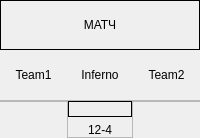
         <widget class="QWidget" name="page_match">
          <layout class="QVBoxLayout" name="verticalLayout_13">
           <property name="spacing">
            <number>0</number>
           </property>
           <property name="leftMargin">
            <number>0</number>
           </property>
           <property name="topMargin">
            <number>0</number>
           </property>
           <property name="rightMargin">
            <number>0</number>
           </property>
           <property name="bottomMargin">
            <number>0</number>
           </property>
           <item>
            <widget class="QFrame" name="frame_5">
             <property name="minimumSize">
              <size>
               <width>0</width>
               <height>50</height>
              </size>
             </property>
             <property name="maximumSize">
              <size>
               <width>16777215</width>
               <height>50</height>
              </size>
             </property>
             <property name="frameShape">
              <enum>QFrame::Box</enum>
             </property>
             <property name="frameShadow">
              <enum>QFrame::Plain</enum>
             </property>
             <layout class="QGridLayout" name="gridLayout_11">
              <property name="leftMargin">
               <number>0</number>
              </property>
              <property name="topMargin">
               <number>0</number>
              </property>
              <property name="rightMargin">
               <number>0</number>
              </property>
              <property name="bottomMargin">
               <number>0</number>
              </property>
              <property name="spacing">
               <number>0</number>
              </property>
              <item row="0" column="0">
               <widget class="QLabel" name="label_match_name">
                <property name="text">
                 <string>МАТЧ</string>
                </property>
                <property name="alignment">
                 <set>Qt::AlignCenter</set>
                </property>
               </widget>
              </item>
             </layout>
            </widget>
           </item>
           <item>
            <widget class="QFrame" name="frame_6">
             <property name="frameShape">
              <enum>QFrame::NoFrame</enum>
             </property>
             <property name="frameShadow">
              <enum>QFrame::Plain</enum>
             </property>
             <layout class="QHBoxLayout" name="horizontalLayout_3">
              <property name="spacing">
               <number>0</number>
              </property>
              <property name="leftMargin">
               <number>0</number>
              </property>
              <property name="topMargin">
               <number>0</number>
              </property>
              <property name="rightMargin">
               <number>0</number>
              </property>
              <property name="bottomMargin">
               <number>0</number>
              </property>
              <item>
               <widget class="QFrame" name="frame_7">
                <property name="frameShape">
                 <enum>QFrame::NoFrame</enum>
                </property>
                <property name="frameShadow">
                 <enum>QFrame::Plain</enum>
                </property>
                <layout class="QVBoxLayout" name="verticalLayout_15">
                 <property name="spacing">
                  <number>0</number>
                 </property>
                 <property name="leftMargin">
                  <number>0</number>
                 </property>
                 <property name="topMargin">
                  <number>0</number>
                 </property>
                 <property name="rightMargin">
                  <number>0</number>
                 </property>
                 <property name="bottomMargin">
                  <number>0</number>
                 </property>
                 <item>
                  <widget class="QFrame" name="frame_22">
                   <property name="minimumSize">
                    <size>
                     <width>0</width>
                     <height>50</height>
                    </size>
                   </property>
                   <property name="maximumSize">
                    <size>
                     <width>16777215</width>
                     <height>50</height>
                    </size>
                   </property>
                   <property name="frameShape">
                    <enum>QFrame::NoFrame</enum>
                   </property>
                   <property name="frameShadow">
                    <enum>QFrame::Raised</enum>
                   </property>
                   <layout class="QGridLayout" name="gridLayout_12">
                    <property name="leftMargin">
                     <number>0</number>
                    </property>
                    <property name="topMargin">
                     <number>0</number>
                    </property>
                    <property name="rightMargin">
                     <number>0</number>
                    </property>
                    <property name="bottomMargin">
                     <number>0</number>
                    </property>
                    <property name="spacing">
                     <number>0</number>
                    </property>
                    <item row="0" column="0">
                     <widget class="QLabel" name="label_team1_name">
                      <property name="text">
                       <string>Team1</string>
                      </property>
                      <property name="alignment">
                       <set>Qt::AlignCenter</set>
                      </property>
                     </widget>
                    </item>
                   </layout>
                  </widget>
                 </item>
                 <item alignment="Qt::AlignTop">
                  <widget class="QFrame" name="frame_team1_players">
                   <property name="frameShape">
                    <enum>QFrame::StyledPanel</enum>
                   </property>
                   <property name="frameShadow">
                    <enum>QFrame::Raised</enum>
                   </property>
                   <layout class="QVBoxLayout" name="verticalLayout_18">
                    <property name="spacing">
                     <number>0</number>
                    </property>
                    <property name="leftMargin">
                     <number>0</number>
                    </property>
                    <property name="topMargin">
                     <number>0</number>
                    </property>
                    <property name="rightMargin">
                     <number>0</number>
                    </property>
                    <property name="bottomMargin">
                     <number>0</number>
                    </property>
                    <item>
                     <widget class="PlayerWidget" name="widget_2" native="true"/>
                    </item>
                   </layout>
                  </widget>
                 </item>
                </layout>
               </widget>
              </item>
              <item>
               <widget class="QFrame" name="frame_20">
                <property name="frameShape">
                 <enum>QFrame::NoFrame</enum>
                </property>
                <property name="frameShadow">
                 <enum>QFrame::Raised</enum>
                </property>
                <layout class="QVBoxLayout" name="verticalLayout_16">
                 <property name="spacing">
                  <number>0</number>
                 </property>
                 <property name="leftMargin">
                  <number>0</number>
                 </property>
                 <property name="topMargin">
                  <number>0</number>
                 </property>
                 <property name="rightMargin">
                  <number>0</number>
                 </property>
                 <property name="bottomMargin">
                  <number>0</number>
                 </property>
                 <item>
                  <widget class="QFrame" name="frame_24">
                   <property name="minimumSize">
                    <size>
                     <width>0</width>
                     <height>50</height>
                    </size>
                   </property>
                   <property name="maximumSize">
                    <size>
                     <width>16777215</width>
                     <height>50</height>
                    </size>
                   </property>
                   <property name="frameShape">
                    <enum>QFrame::NoFrame</enum>
                   </property>
                   <property name="frameShadow">
                    <enum>QFrame::Raised</enum>
                   </property>
                   <layout class="QGridLayout" name="gridLayout_13">
                    <property name="leftMargin">
                     <number>0</number>
                    </property>
                    <property name="topMargin">
                     <number>0</number>
                    </property>
                    <property name="rightMargin">
                     <number>0</number>
                    </property>
                    <property name="bottomMargin">
                     <number>0</number>
                    </property>
                    <property name="spacing">
                     <number>0</number>
                    </property>
                    <item row="0" column="0">
                     <widget class="QLabel" name="label_map_name">
                      <property name="text">
                       <string>Inferno</string>
                      </property>
                      <property name="alignment">
                       <set>Qt::AlignCenter</set>
                      </property>
                     </widget>
                    </item>
                   </layout>
                  </widget>
                 </item>
                 <item>
                  <widget class="QFrame" name="frame_25">
                   <property name="frameShape">
                    <enum>QFrame::StyledPanel</enum>
                   </property>
                   <property name="frameShadow">
                    <enum>QFrame::Raised</enum>
                   </property>
                   <layout class="QGridLayout" name="gridLayout_15">
                    <property name="leftMargin">
                     <number>0</number>
                    </property>
                    <property name="topMargin">
                     <number>0</number>
                    </property>
                    <property name="rightMargin">
                     <number>0</number>
                    </property>
                    <property name="bottomMargin">
                     <number>0</number>
                    </property>
                    <item row="0" column="0">
                     <widget class="QLabel" name="label_map_image">
                      <property name="maximumSize">
                       <size>
                        <width>300</width>
                        <height>300</height>
                       </size>
                      </property>
                      <property name="layoutDirection">
                       <enum>Qt::LeftToRight</enum>
                      </property>
                      <property name="frameShape">
                       <enum>QFrame::Box</enum>
                      </property>
                      <property name="text">
                       <string/>
                      </property>
                      <property name="pixmap">
                       <pixmap>images/maps/Inferno.png</pixmap>
                      </property>
                      <property name="scaledContents">
                       <bool>true</bool>
                      </property>
                      <property name="alignment">
                       <set>Qt::AlignCenter</set>
                      </property>
                      <property name="wordWrap">
                       <bool>false</bool>
                      </property>
                      <property name="indent">
                       <number>-1</number>
                      </property>
                     </widget>
                    </item>
                    <item row="1" column="0">
                     <widget class="QLabel" name="label_score">
                      <property name="text">
                       <string>12-4</string>
                      </property>
                      <property name="alignment">
                       <set>Qt::AlignHCenter|Qt::AlignTop</set>
                      </property>
                     </widget>
                    </item>
                   </layout>
                  </widget>
                 </item>
                </layout>
               </widget>
              </item>
              <item>
               <widget class="QFrame" name="frame_21">
                <property name="frameShape">
                 <enum>QFrame::NoFrame</enum>
                </property>
                <property name="frameShadow">
                 <enum>QFrame::Plain</enum>
                </property>
                <layout class="QVBoxLayout" name="verticalLayout_17">
                 <property name="spacing">
                  <number>0</number>
                 </property>
                 <property name="leftMargin">
                  <number>0</number>
                 </property>
                 <property name="topMargin">
                  <number>0</number>
                 </property>
                 <property name="rightMargin">
                  <number>0</number>
                 </property>
                 <property name="bottomMargin">
                  <number>0</number>
                 </property>
                 <item>
                  <widget class="QFrame" name="frame_26">
                   <property name="minimumSize">
                    <size>
                     <width>0</width>
                     <height>50</height>
                    </size>
                   </property>
                   <property name="maximumSize">
                    <size>
                     <width>16777215</width>
                     <height>50</height>
                    </size>
                   </property>
                   <property name="frameShape">
                    <enum>QFrame::NoFrame</enum>
                   </property>
                   <property name="frameShadow">
                    <enum>QFrame::Raised</enum>
                   </property>
                   <layout class="QGridLayout" name="gridLayout_14">
                    <property name="leftMargin">
                     <number>0</number>
                    </property>
                    <property name="topMargin">
                     <number>0</number>
                    </property>
                    <property name="rightMargin">
                     <number>0</number>
                    </property>
                    <property name="bottomMargin">
                     <number>0</number>
                    </property>
                    <property name="spacing">
                     <number>0</number>
                    </property>
                    <item row="0" column="0">
                     <widget class="QLabel" name="label_team2_name">
                      <property name="text">
                       <string>Team2</string>
                      </property>
                      <property name="alignment">
                       <set>Qt::AlignCenter</set>
                      </property>
                     </widget>
                    </item>
                   </layout>
                  </widget>
                 </item>
                 <item alignment="Qt::AlignTop">
                  <widget class="QFrame" name="frame_team2_players">
                   <property name="frameShape">
                    <enum>QFrame::StyledPanel</enum>
                   </property>
                   <property name="frameShadow">
                    <enum>QFrame::Raised</enum>
                   </property>
                   <layout class="QVBoxLayout" name="verticalLayout_19">
                    <property name="spacing">
                     <number>0</number>
                    </property>
                    <property name="leftMargin">
                     <number>0</number>
                    </property>
                    <property name="topMargin">
                     <number>0</number>
                    </property>
                    <property name="rightMargin">
                     <number>0</number>
                    </property>
                    <property name="bottomMargin">
                     <number>0</number>
                    </property>
                    <item>
                     <widget class="PlayerWidget" name="widget_3" native="true"/>
                    </item>
                   </layout>
                  </widget>
                 </item>
                </layout>
               </widget>
              </item>
             </layout>
            </widget>
           </item>
          </layout>
         </widget>
